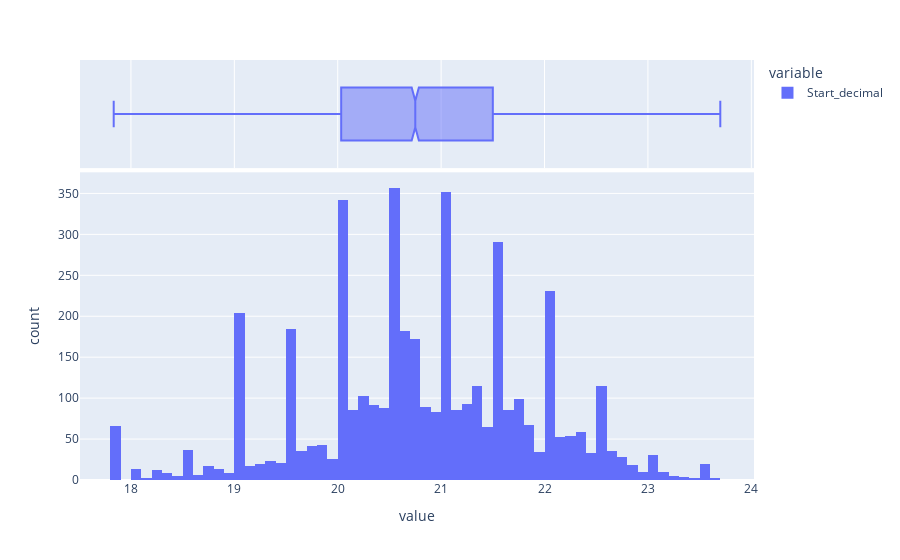

Notebook cell for this chart:
### Markdown cell above
### 5.1.2 Capping outliers

### Code cell
df_capped = df.copy()

# define the limits
iqr = np.percentile(df['Start_decimal'],75) - np.percentile(df['Start_decimal'],25) 
upper_limit = np.percentile(df['Start_decimal'],75) + 1.5*iqr
lower_limit = np.percentile(df['Start_decimal'],25) - 1.5*iqr

df_capped['Start_decimal'] = np.where(df["Start_decimal"]> upper_limit, upper_limit,
                        np.where(df["Start_decimal"]< lower_limit, lower_limit, df["Start_decimal"]))

fig = px.histogram(df_capped['Start_decimal'], marginal="box") 
fig.show()

### Figure 1 — Plotly figure (JSON) as saved in the notebook; plotly's stock layout.template omitted (floating-point values rounded to 4 significant figures; data arrays with more than 128 entries replaced by an {"elided": "..."} marker saying what was removed)
{"data": [{"alignmentgroup": "True", "bingroup": "x", "hovertemplate": "variable=Start_decimal<br>value=%{x}<br>count=%{y}<extra></extra>", "legendgroup": "Start_decimal", "marker": {"color": "#636efa", "pattern": {"shape": ""}}, "name": "Start_decimal", "offsetgroup": "Start_decimal", "orientation": "v", "showlegend": true, "type": "histogram", "x": {"elided": "4396 float values"}, "xaxis": "x", "yaxis": "y"}, {"alignmentgroup": "True", "hovertemplate": "variable=Start_decimal<br>value=%{x}<extra></extra>", "legendgroup": "Start_decimal", "marker": {"color": "#636efa"}, "name": "Start_decimal", "notched": true, "offsetgroup": "Start_decimal", "showlegend": false, "type": "box", "x": {"elided": "4396 float values"}, "xaxis": "x2", "yaxis": "y2"}], "layout": {"barmode": "relative", "legend": {"title": {"text": "variable"}, "tracegroupgap": 0}, "margin": {"t": 60}, "xaxis": {"anchor": "y", "domain": [0, 1], "title": {"text": "value"}}, "xaxis2": {"anchor": "y2", "domain": [0, 1], "matches": "x", "showgrid": true, "showticklabels": false}, "yaxis": {"anchor": "x", "domain": [0, 0.7326], "title": {"text": "count"}}, "yaxis2": {"anchor": "x2", "domain": [0.7426, 1], "matches": "y2", "showgrid": false, "showline": false, "showticklabels": false, "ticks": ""}}}
